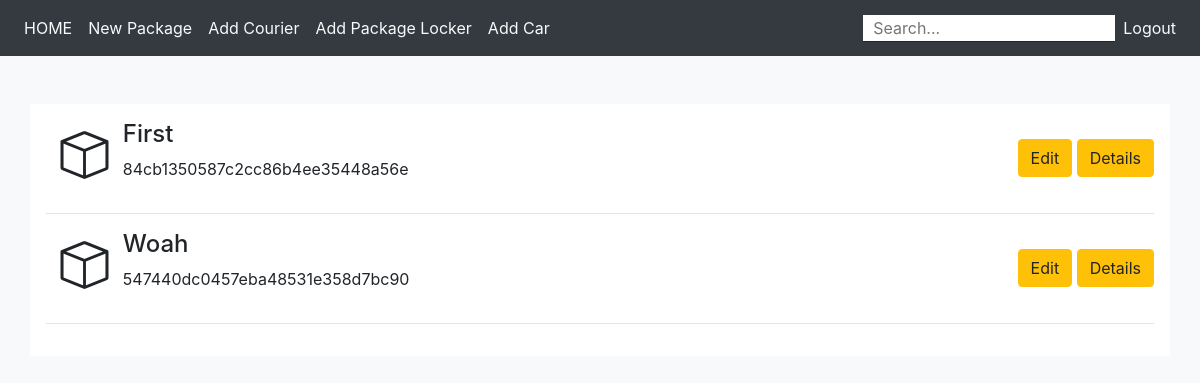
Page / (signed in) on the earlier database version.
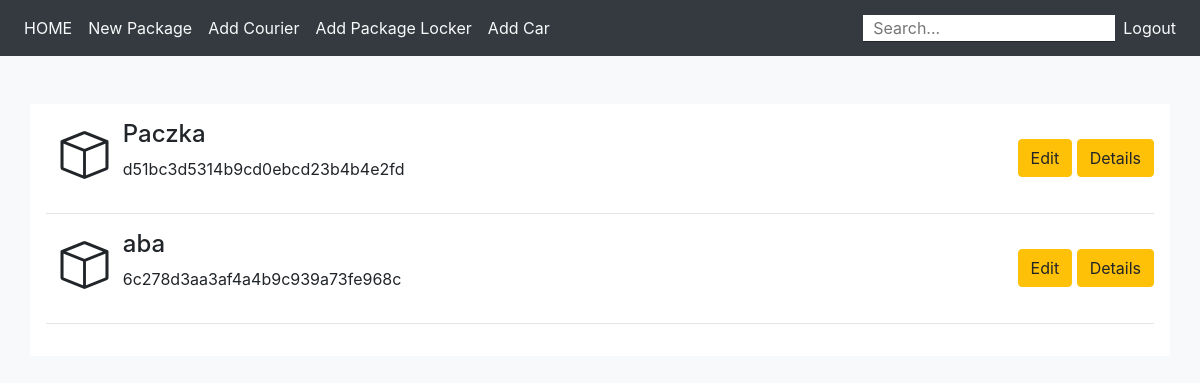
Same page on the later database version.
### models.py (models this page shows)
class Package(db.Model):
	__tablename__ = 'Packages'
	id = db.Column(db.Integer, primary_key=True)
	title = db.Column(db.String(100))
	details = db.Column(db.String(1000))
	status = db.Column(db.String(100))
	package_id = db.Column(db.String(100), unique=True)
	courier = db.Column(db.String(100), db.ForeignKey('Couriers.courier_id'))
	package_locker = db.Column(db.String(100), db.ForeignKey('Package_Lockers.package_locker_id'))

### main.py (the view)
@main.route('/')
def index():
	if current_user.is_authenticated:
		packages = Package.query.all()
		return render_template("main_index.html", packages=packages)
	else:
		return redirect(url_for("auth.login"))

### templates/main_index.html (shortened to what this page needs)
<!DOCTYPE html>
<html lang="en">
<head>
	<link rel="stylesheet" href="../static/styles/styles.css">
	<link rel="stylesheet" href="https://cdn.jsdelivr.net/npm/bootstrap-icons@1.7.2/font/bootstrap-icons.css">
</head>
<body>
	{% extends 'main_base.html' %}
	{% block content %}
		{% for package in packages %}
		<div id="package-{{package['package_id']}}">
			<div class="d-flex justify-content-between">
				<div class="d-flex justify-content-between">
					<i class="bi bi-box c-img-3"></i>
					<div class="package-info-container">
						<h4 id="package-title">{{ package['title'] }}</h4>
						<p id="package-id">{{ package['package_id'] }}</p>
					</div>
				</div>
				<div class="my-auto">
					<a href="{{ url_for('package.edit', id=package['id']) }}">
						<button type="button" class="btn btn-warning">Edit</button>
					</a>
					<a href="{{ url_for('package.details', id=package['id']) }}">
						<button type="button" class="btn btn-warning">Details</button>
					</a>
				</div>
			</div>
			<hr>
		</div>
		{% endfor %}
	{% endblock %}

### templates/main_base.html (shortened to what this page needs)
<!DOCTYPE html>
<html>
<head>
	<link rel= "stylesheet" type= "text/css" href= "{{ url_for('static',filename='styles/styles.css') }}">
	<link rel="stylesheet" href="https://stackpath.bootstrapcdn.com/bootstrap/4.3.1/css/bootstrap.min.css">
</head>
<body class="bg-light">
	<nav class="navbar navbar-expand-md bg-dark bg-gradient">
		<div class="d-flex justify-content-between w-100">
			<ul class="navbar-nav">
				{% if current_user.is_authenticated %}
				<li class="nav-item">
					<a class="nav-link" href="{{url_for('main.index')}}">HOME</a>
				</li>
				<li class="nav-item">
					<a class="nav-link" href="{{url_for('package.create')}}">New Package</a>
				</li>
				<li class="nav-item">
					<a class="nav-link" href="{{url_for('courier.create')}}">Add Courier</a>
				</li>
				<li class="nav-item">
					<a class="nav-link" href="{{ url_for('package_locker.create')}}">Add Package Locker</a>
				</li>
				<li class="nav-item">
					<a class="nav-link" href="{{ url_for('car.create')}}">Add Car</a>
				</li>
				{% endif %}
			</ul>
			<ul class="navbar-nav">
				{% if current_user.is_authenticated %}
				<li class="my-auto">
					<input id="filter-packages-input" class="text-indent-1" placeholder="Search..." onkeyup="filterPackages(value)">
				</li>
				<li class="nav-item">
					<a class="nav-link" href="{{url_for('auth.logout')}}">Logout</a>
				</li>
				{% endif %}
			</ul>
		</div>
	</nav>
	<div class="container has-text-centered mt-5 bg-white p-3">
		{% block content %}
		{% endblock %}
	</div>
</body>
</html>

### static/styles/styles.css (style rules this page uses)
.c-img-3 { margin: 0 0.3em; font-size: 3em; }
.text-indent-1 { text-indent: 0.5rem; }
a.nav-link { color: #f8f9fa!important; }
input, textarea { border: none!important; border-bottom: 1px solid #212529!important; }

Differences in the rows shown:
changed Package: title "First" → "Paczka"; package_id "84cb1350587c2cc86b4ee35448a56e" → "d51bc3d5314b9cd0ebcd23b4b4e2fd"
changed Package: title "Woah" → "aba"; package_id "547440dc0457eba48531e358d7bc90" → "6c278d3aa3af4a4b9c939a73fe968c"
